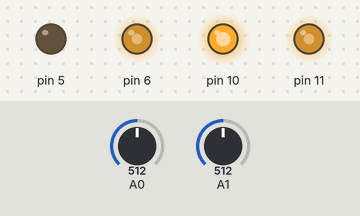
This sketch was run on a simulated Arduino Uno, built with avr-gcc and run on an emulated ATmega328P. Parts: output pins drawn as LEDs (lit = HIGH). Inputs (shaded band) come from the test bench; at power-on: A0 = 512, A1 = 512.

Above: at 1.2 s.
1.3 s: A0 set to 716
At 2.5 s:
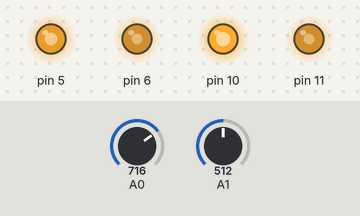
2.8 s: A1 set to 122
At 3.7 s:
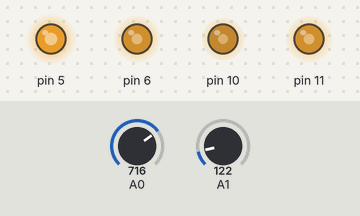
4.3 s: A1 set to 0
At 4.8 s:
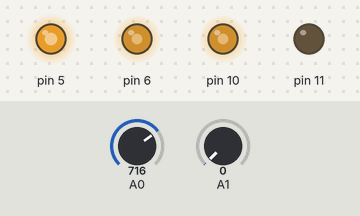
5.8 s: A0 set to 900
At 7.0 s:
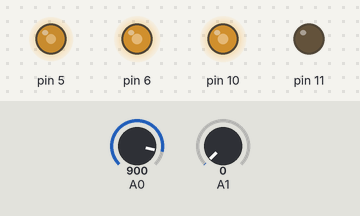
7.3 s: A1 set to 3
At 8.3 s:
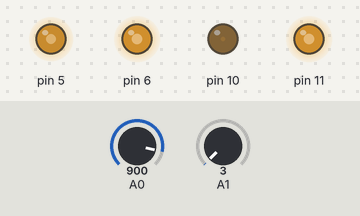
8.8 s: A0 set to 306
At 9.5 s:
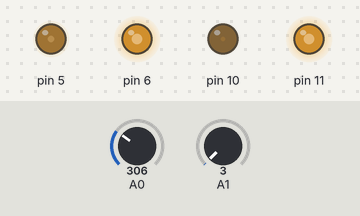
Timing chart, 0 to 11.3 s (numbered marks = the images above; inputs shaded):
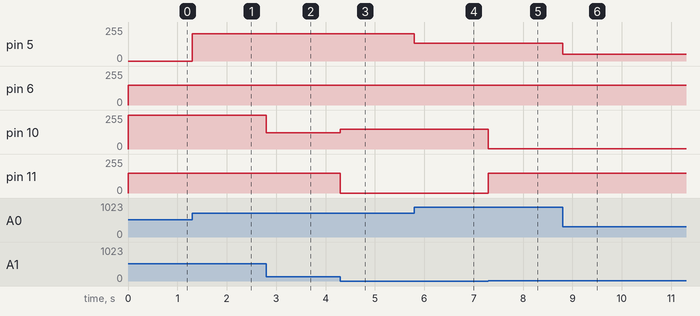

Measured:
- the behaviour switches between 1 and 2 on A1 (found by bisection; images 4 and 5)
- after the input at 1.3 s, pin 5: 0/255 → 204/255 at once
- after the input at 2.8 s, pin 10: 255/255 → 122/255 at once
- after the input at 4.3 s, pin 10: 122/255 → 150/255 at once; pin 11: 150/255 → 0/255 at once
- after the input at 5.8 s, pin 5: 204/255 → 132/255 at once
- after the input at 7.3 s, pin 10: 150/255 → 3/255 at once; pin 11: 0/255 → 150/255 at once
- after the input at 8.8 s, pin 5: 132/255 → 50/255 at once

The sketch:

motor_test.ino
```cpp
int Xval; int Yval;

void setup() {
    Serial.begin(9600);
    pinMode(5, OUTPUT);
    pinMode(6, OUTPUT);
    pinMode(10, OUTPUT);
    pinMode(11, OUTPUT);
    pinMode(A0, INPUT);
    pinMode(A1, INPUT);
}
int motorl=150;
int motorr=150;
void loop()
{
    Xval = analogRead(A0);
    Yval = analogRead(A1);

    if (Xval > 1&& Yval>1) {
        analogWrite(5, Xval);
        analogWrite(6, motorl);
        analogWrite(10, Yval);
        analogWrite(11, motorr);
    }
    else if (Xval > 1 && Yval == 0) {
    analogWrite(5, Xval);
    analogWrite(6, motorl);
    analogWrite(10, motorr);
    analogWrite(11, Yval);
    }
    else if (Xval==0 && Yval>1) {
    analogWrite(5, motorl);
    analogWrite(6, Xval);
    analogWrite(10, Yval);
    analogWrite(11, motorr);
    }
    else if (Xval==0 && Yval==0) {
    analogWrite(5, Xval);
    analogWrite(6, motorl);
    analogWrite(10, motorr);
    analogWrite(11, Yval);
    }
}
```
